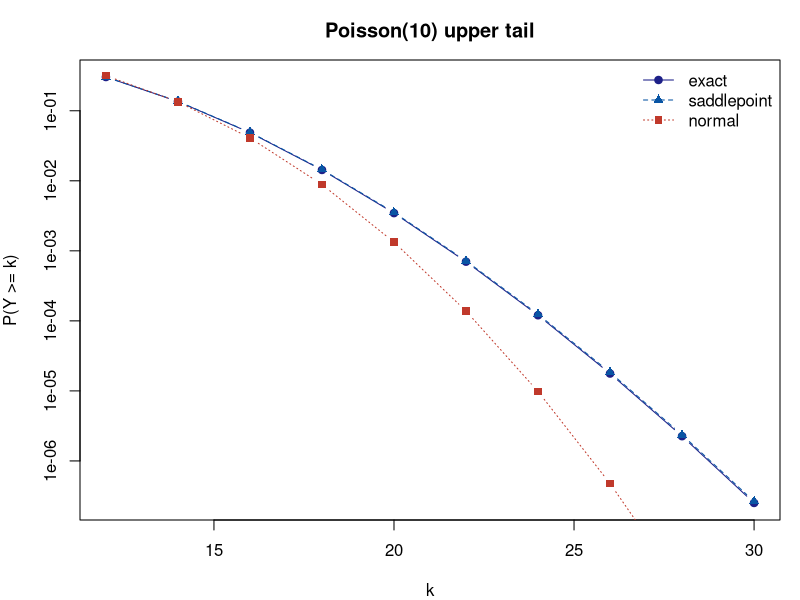

Here is the R script that generated this plot:
## ---- chunk 1
set.seed(2026)
n0 <- n1 <- 50; lam0 <- 0.8; lam1 <- 0.4
mc <- 5000
Rhat <- replicate(mc, {
  y0 <- rpois(1, lam0 * n0); y1 <- rpois(1, lam1 * n1)
  (y1 / n1) / (y0 / n0)
})
# Delta 方法近似方差（独立情形 Cov=0）
var_delta <- lam1^2 / lam0^2 * (1 / (lam0 * n0) + 1 / (lam1 * n1))
c(MC_var = var(Rhat), Delta_var = var_delta,
  MC_mean = mean(Rhat), ratio_mean = lam1 / lam0)
## ---- chunk 2
mu <- 10
kvec <- seq(12, 30, by = 2)
lr_tail <- function(k) {
  f <- function(th) mu * exp(th) - (k - 0.5)   # K'(th) = x，x 取 k-0.5（连续性修正）
  th0 <- as.numeric(uniroot(f, c(0, 5))$root)  # 尾部鞍点 th0 > 0
  K  <- mu * (exp(th0) - 1)
  K2 <- mu * exp(th0)
  w  <- sqrt(2 * (th0 * (k - 0.5) - K))
  u  <- th0 * sqrt(K2)
  1 - pnorm(w) + dnorm(w) * (1 / u - 1 / w)    # P(Y >= k)
}
exact  <- 1 - ppois(kvec - 1, mu)
normal <- 1 - pnorm((kvec - 0.5 - mu) / sqrt(mu))
lr <- sapply(kvec, lr_tail)
round(cbind(k = kvec, exact = exact,
            saddlepoint = lr, normal = normal), 6)
## ---- chunk 3
par(mar = c(4, 4, 3, 1))
plot(kvec, exact, type = "b", pch = 19, col = "#1d2088", log = "y",
     xlab = "k", ylab = "P(Y >= k)", main = "Poisson(10) upper tail")
lines(kvec, lr, type = "b", pch = 17, col = "#0955a4", lty = 2)
lines(kvec, normal, type = "b", pch = 15, col = "#c0392b", lty = 3)
legend("topright", c("exact", "saddlepoint", "normal"),
       pch = c(19, 17, 15), lty = 1:3, col = c("#1d2088", "#0955a4", "#c0392b"),
       bty = "n")
